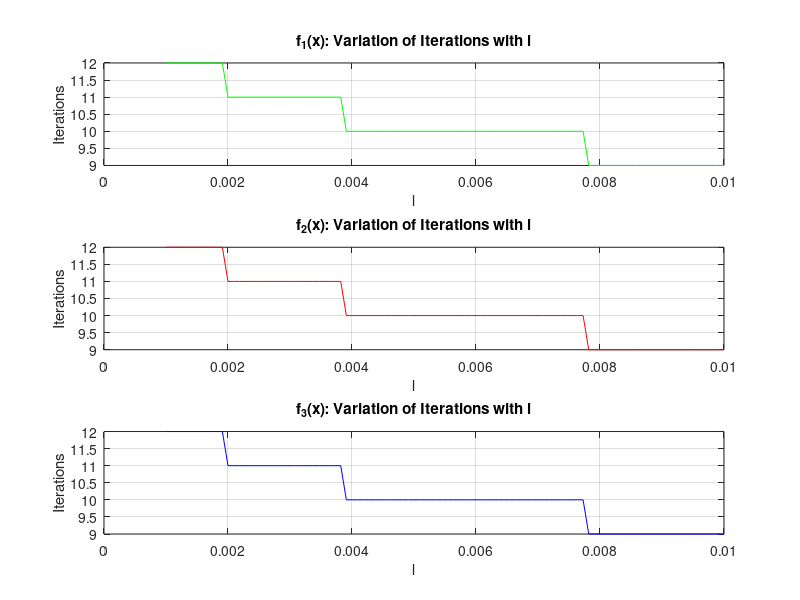
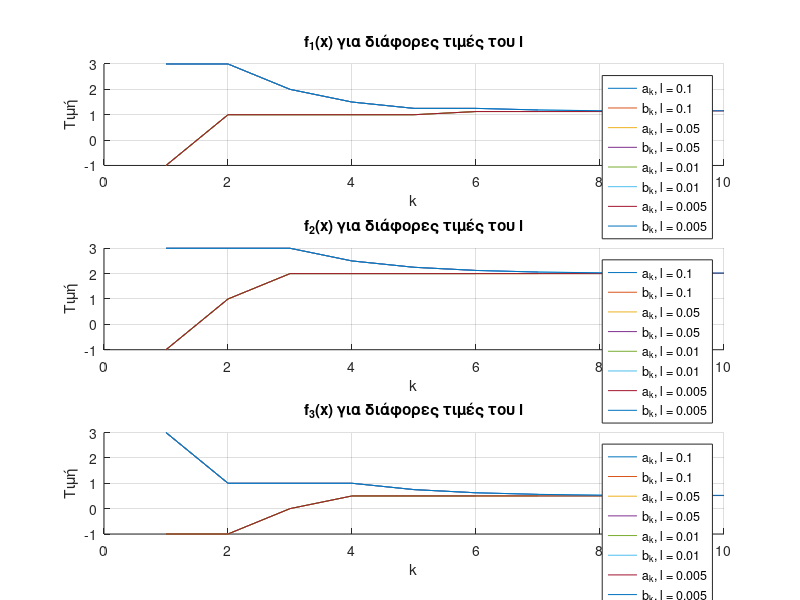

These figures' MATLAB source, in order:
clc;
clear;

function [k, a_vals, b_vals] = dichotomy_derivative(df, a, b, N)
    k = 1;
    a_vals = a;  
    b_vals = b; 
    while k < N
        xk = (a + b) / 2;
        df_xk = df(xk);

        if df_xk == 0
            break;
        end
        
        if df_xk > 0
            b = xk; 
        else
            a = xk; 
        end

        a_vals = [a_vals, a];
        b_vals = [b_vals, b];
        k = k + 1;
    end
end

function N = calculate_N(a, b, l)
    ratio = (b-a) / l;
    N = ceil(log(ratio) / log(2));
end

f1 = @(x) (x-2).^2 + x .* log(x+3);
df1 = @(x) 2 * (x-2) + log(x+3) + x / (x+3);

f2 = @(x) exp(-2*x) + (x-2).^2;
df2 = @(x) -2 * exp(-2*x) + 2 * (x-2);

f3 = @(x) exp(x) .* (x.^3-1) + (x-1) .* sin(x);
df3 = @(x) exp(x) * (3*x.^2) + (x.^3-1) * exp(x) + sin(x) + (x-1) * cos(x);

a = -1;
b = 3;
ls = linspace(0.001, 0.01, 100);
computations_f1 = zeros(1, length(ls));
computations_f2 = zeros(1, length(ls));
computations_f3 = zeros(1, length(ls));

for i = 1:length(ls)
    l = ls(i);
    N = calculate_N(a, b, l);
    disp(N);
    [k1, ~, ~] = dichotomy_derivative(df1, a, b, N);
    [k2, ~, ~] = dichotomy_derivative(df2, a, b, N);
    [k3, ~, ~] = dichotomy_derivative(df3, a, b, N);
    computations_f1(i) = k1;
    computations_f2(i) = k2;
    computations_f3(i) = k3;
end

figure;
subplot(3, 1, 1);
plot(ls, computations_f1, 'Color', 'g');
xlabel('l');
ylabel('Iterations');
title('f_1(x): Variation of Iterations with l');
grid on;

subplot(3, 1, 2);
plot(ls, computations_f2, 'Color', 'r');
xlabel('l');
ylabel('Iterations');
title('f_2(x): Variation of Iterations with l');
grid on;

subplot(3, 1, 3);
plot(ls, computations_f3, 'Color', 'b');
xlabel('l');
ylabel('Iterations');
title('f_3(x): Variation of Iterations with l');
grid on;

l_values = [0.1, 0.05, 0.01, 0.005]; 
figure;
for i = 1:3
    if i == 1
        f = f1;
        df = df1;
        title_text = 'f_1(x) για διάφορες τιμές του l';
    elseif i == 2
        f = f2;
        df = df2;
        title_text = 'f_2(x) για διάφορες τιμές του l';
    else
        f = f3;
        df = df3;
        title_text = 'f_3(x) για διάφορες τιμές του l';
    end

    subplot(3, 1, i);
    hold on;
    for j = 1:length(l_values)
        l = l_values(j); 
        N = calculate_N(a, b, l);
        [~, a_vals, b_vals] = dichotomy_derivative(df, a, b, N);

        plot(1:length(a_vals), a_vals, 'DisplayName', ['a_k, l = ' num2str(l)]);
        plot(1:length(b_vals), b_vals, 'DisplayName', ['b_k, l = ' num2str(l)]);
    end
    xlabel('k');
    ylabel('Τιμή');
    title(title_text);
    legend('Location', 'best');
    grid on;
    hold off;
end

